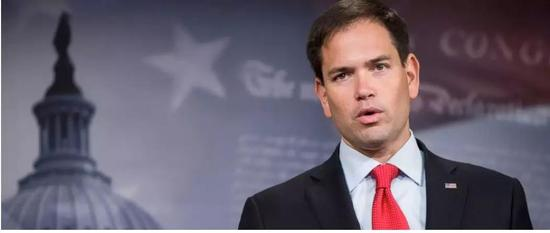
#> input picture Picture_4.jpg, 550 x 233 px
$ python '3.8 数字水印.py'
#> lines starting #> are read from the running program, lines starting #| are printed output that depends on the picture; after the words box and inside, x2 and y2 are one past the last pixel; in counts of white or black regions, pixels touching at a corner belong together
'''
将需要阴藏的信息 嵌入载体图像的 最低有效位
即最低图层 ，从而达到隐藏信息的效果


原理：
嵌入过程：
将载体的第零位替换为 数字水印信息
提取过程：
将载体图像的最低有效位 所构成的第 0 个位面 提取出来，从而得到数字水印 信息


实现方法：

读取原始图像，并获取原始图像的 行数和 列数
建立提取矩阵
保留载体图像的高七位， 将最低位置零
111101001
  and
111111110

OUTPUT:

111101000

note:
要保留图像的高七位 ，还可以先将像素右移一位的位操作
再将像素左移一位
水印图像的处理

先将灰度二值图像 W
进行泛值处理
将 255 值 转换为 1

嵌入水印：
使用 或运算 的方法

最后显示图像：
流程图：

1,初始化:

2,载体图像处理

3,建立提取矩阵

4,载体图像的最低位置零

5,水印图像处理

6,嵌入水印

7,显示图像

8,结束


'''
# Demo 3.8.3
import  cv2
import  numpy as np

img_ = cv2.imread('Picture_4.jpg', 0)
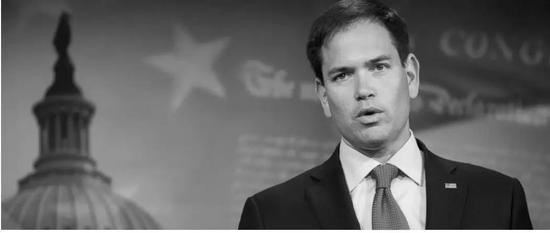
#> img_: shape (233, 550); min 0, max 255, mean 100.7

watermark = cv2.imread('water_mark.bmp', 0)
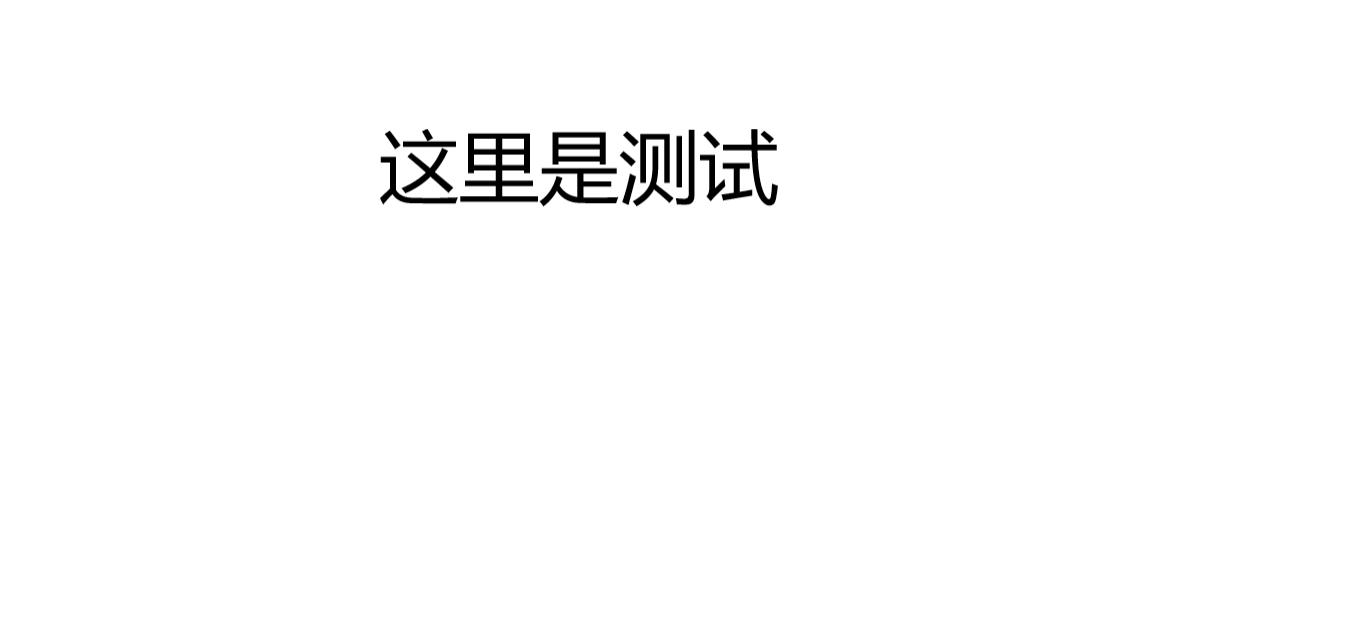
#> input picture water_mark.bmp, 1350 x 629 px
#> watermark is the input picture: shape (629, 1350); min 0, max 255, mean 251.8
# 将图像的通道剥离
# 接下来是 泛值处理
# 将水印图像内的值 255 处理为 1， 以方便嵌入
w_m = watermark[:, :] >0
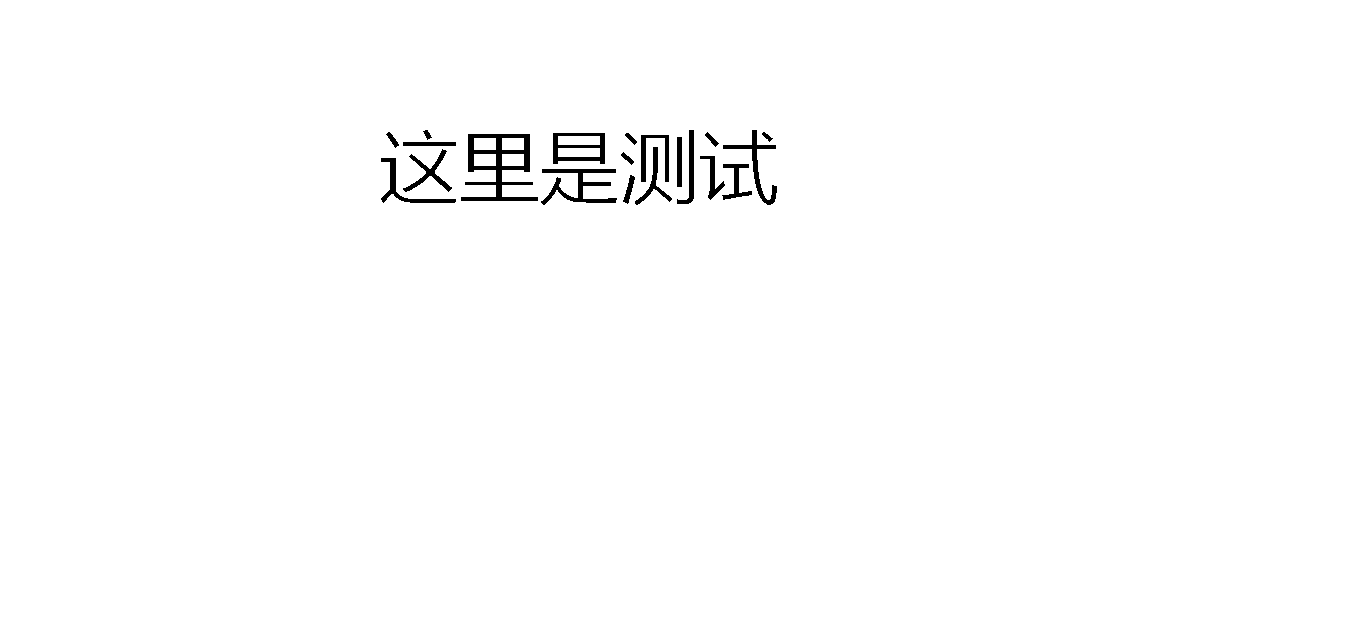
#> w_m: shape (629, 1350) bool; 99% white; 20 black regions, largest, box (x1, y1, x2, y2) and area: (461, 134, 538, 201) 1856, (541, 169, 617, 205) 930, (553, 133, 605, 164) 730
watermark[w_m] = 1
# 读取原始图像的 大小值 即 shape 值

Height,Width = img_.shape
#> Height = 233; Width = 550
watermark_cut = watermark[:Height, :Width]
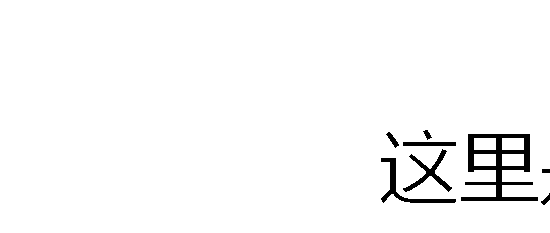
#> watermark_cut: shape (233, 550); values 0 (black) and 1 (white), 97.4% white; 8 black regions, largest, box (x1, y1, x2, y2) and area: (461, 134, 538, 201) 1856, (381, 158, 456, 203) 554, (403, 149, 452, 192) 487
#===============嵌入的过程=================

t_254 = np.ones((Height, Width), dtype=np.uint8)*254

# 生成提取数组

img_H7 = cv2.bitwise_and(img_, t_254)

img_w = cv2.bitwise_or(img_H7,watermark_cut )

cv2.imshow('After', img_w)
cv2.imshow('Befor', img_)
cv2.imwrite('Picture_4_watermask.bmp',img_w)

cv2.waitKey()
cv2.destroyAllWindows()
